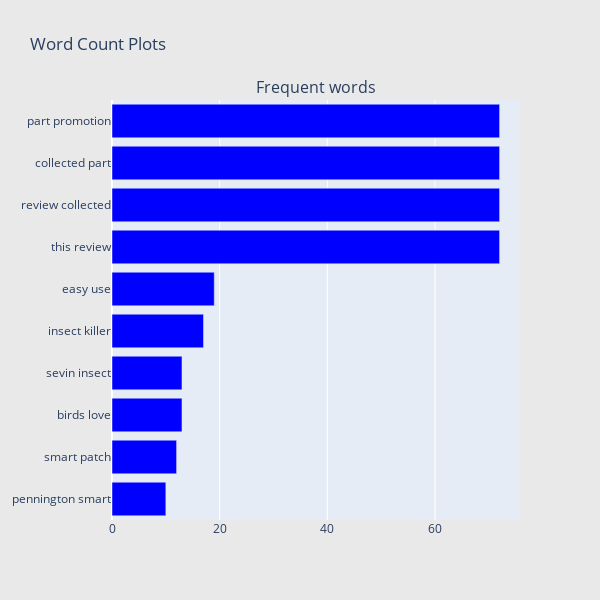

Write notebook code for a chart like this one.
### Code cell
## Get the bar chart from 5 rated reviews ##
freq_dict = defaultdict(int)
for sent in df_5["review_lower"]:
    for word in generate_ngrams(sent,2):
        freq_dict[word] += 1
fd_sorted = pd.DataFrame(sorted(freq_dict.items(), key=lambda x: x[1])[::-1])
fd_sorted.columns = ["word", "wordcount"]
trace0 = horizontal_bar_chart(fd_sorted.head(10), 'blue')

# Creating two subplots
fig = tools.make_subplots(rows=1, cols=1, vertical_spacing=0.04,
                          subplot_titles=["Frequent words"])
fig.append_trace(trace0, 1, 1)
#fig.append_trace(trace1, 1, 2)
fig['layout'].update(height=600, width=600, paper_bgcolor='rgb(233,233,233)', title="Word Count Plots")
py.iplot(fig, filename='word-plots');

### Figure 1 — Plotly figure (JSON) as saved in the notebook; plotly's stock layout.template omitted (floating-point values rounded to 4 significant figures)
{"data": [{"marker": {"color": "blue"}, "orientation": "h", "showlegend": false, "x": [10, 12, 13, 13, 17, 19, 72, 72, 72, 72], "xaxis": "x", "y": ["pennington smart", "smart patch", "birds love", "sevin insect", "insect killer", "easy use", "this review", "review collected", "collected part", "part promotion"], "yaxis": "y", "type": "bar"}], "layout": {"annotations": [{"font": {"size": 16}, "showarrow": false, "text": "Frequent words", "x": 0.5, "xanchor": "center", "xref": "paper", "y": 1, "yanchor": "bottom", "yref": "paper"}], "height": 600, "paper_bgcolor": "rgb(233,233,233)", "title": {"text": "Word Count Plots"}, "width": 600, "xaxis": {"anchor": "y", "domain": [0, 1]}, "yaxis": {"anchor": "x", "domain": [0, 1]}}}
